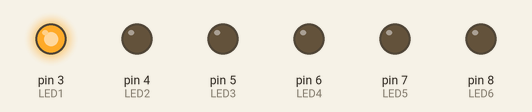
This sketch was run on a simulated Arduino Uno, built with avr-gcc and run on an emulated ATmega328P. On the bench: output pins drawn as LEDs (lit = HIGH).

Above: at 0.05 s.
At 0.65 s:
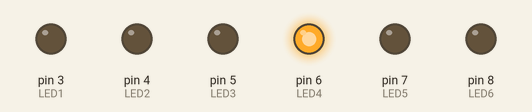
At 1.15 s:
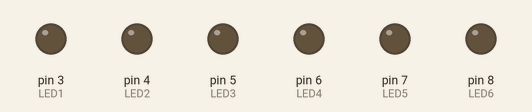
At 2.25 s:
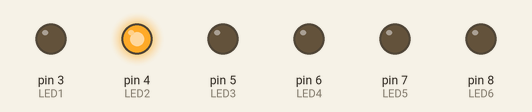
At 3.25 s:
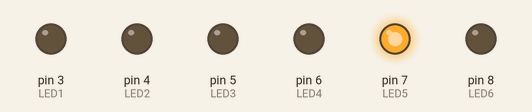
At 4.45 s:
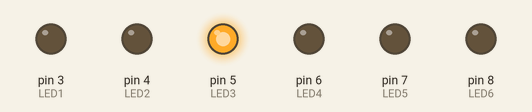
Timing chart, 0 to 4.8 s (numbered marks = the images above):
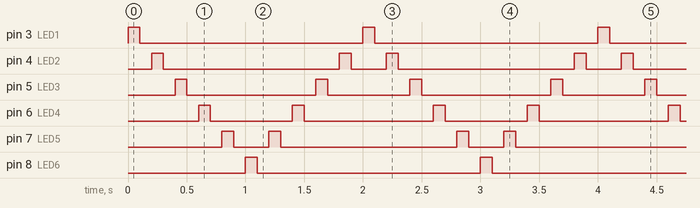

The sketch:

running-led-2.ino
```cpp
// variables
int LED1 = 3;
int LED2 = 4;
int LED3 = 5;
int LED4 = 6;
int LED5 = 7;
int LED6 = 8;
int DELAY_LED = 100;

// Setting Sebagai Output
void setup()
{
  pinMode(LED1, OUTPUT);
  pinMode(LED2, OUTPUT);
  pinMode(LED3, OUTPUT);
  pinMode(LED4, OUTPUT);
  pinMode(LED5, OUTPUT);
  pinMode(LED6, OUTPUT);
}

void loop()
{
  digitalWrite(LED1,HIGH);
  delay(DELAY_LED);
  digitalWrite(LED1,LOW);
  delay(DELAY_LED);
  digitalWrite(LED2,HIGH);
  delay(DELAY_LED);
  digitalWrite(LED2,LOW);
  delay(DELAY_LED);
  digitalWrite(LED3,HIGH);
  delay(DELAY_LED);
  digitalWrite(LED3,LOW);
  delay(DELAY_LED);
  digitalWrite(LED4,HIGH);
  delay(DELAY_LED);
  digitalWrite(LED4,LOW);
  delay(DELAY_LED);
  digitalWrite(LED5,HIGH);
  delay(DELAY_LED);
  digitalWrite(LED5,LOW);
  delay(DELAY_LED);
  digitalWrite(LED6,HIGH);
  delay(DELAY_LED);
  digitalWrite(LED6,LOW);
  delay(DELAY_LED);
  digitalWrite(LED5,HIGH);
  delay(DELAY_LED);
  digitalWrite(LED5,LOW);
  delay(DELAY_LED);
  digitalWrite(LED4,HIGH);
  delay(DELAY_LED);
  digitalWrite(LED4,LOW);
  delay(DELAY_LED);
  digitalWrite(LED3,HIGH);
  delay(DELAY_LED);
  digitalWrite(LED3,LOW);
  delay(DELAY_LED);
  digitalWrite(LED2,HIGH);
  delay(DELAY_LED);
  digitalWrite(LED2,LOW);
  delay(DELAY_LED);
}
```

Measured:
- by itself, pin 3 (LED1), pin 8 (LED6): alternates HIGH for 0.10 s and LOW for 1.9 s
- by itself, pin 4 (LED2): repeats every 2.0 s: LOW 1.5 s, HIGH 0.10 s, LOW 0.30 s, HIGH 0.10 s
- by itself, pin 5 (LED3): repeats every 2.0 s: LOW 1.1 s, HIGH 0.10 s, LOW 0.70 s, HIGH 0.10 s
- by itself, pin 6 (LED4): repeats every 2.0 s: LOW 0.70 s, HIGH 0.10 s, LOW 1.1 s, HIGH 0.10 s
- by itself, pin 7 (LED5): repeats every 2.0 s: LOW 0.30 s, HIGH 0.10 s, LOW 1.5 s, HIGH 0.10 s
